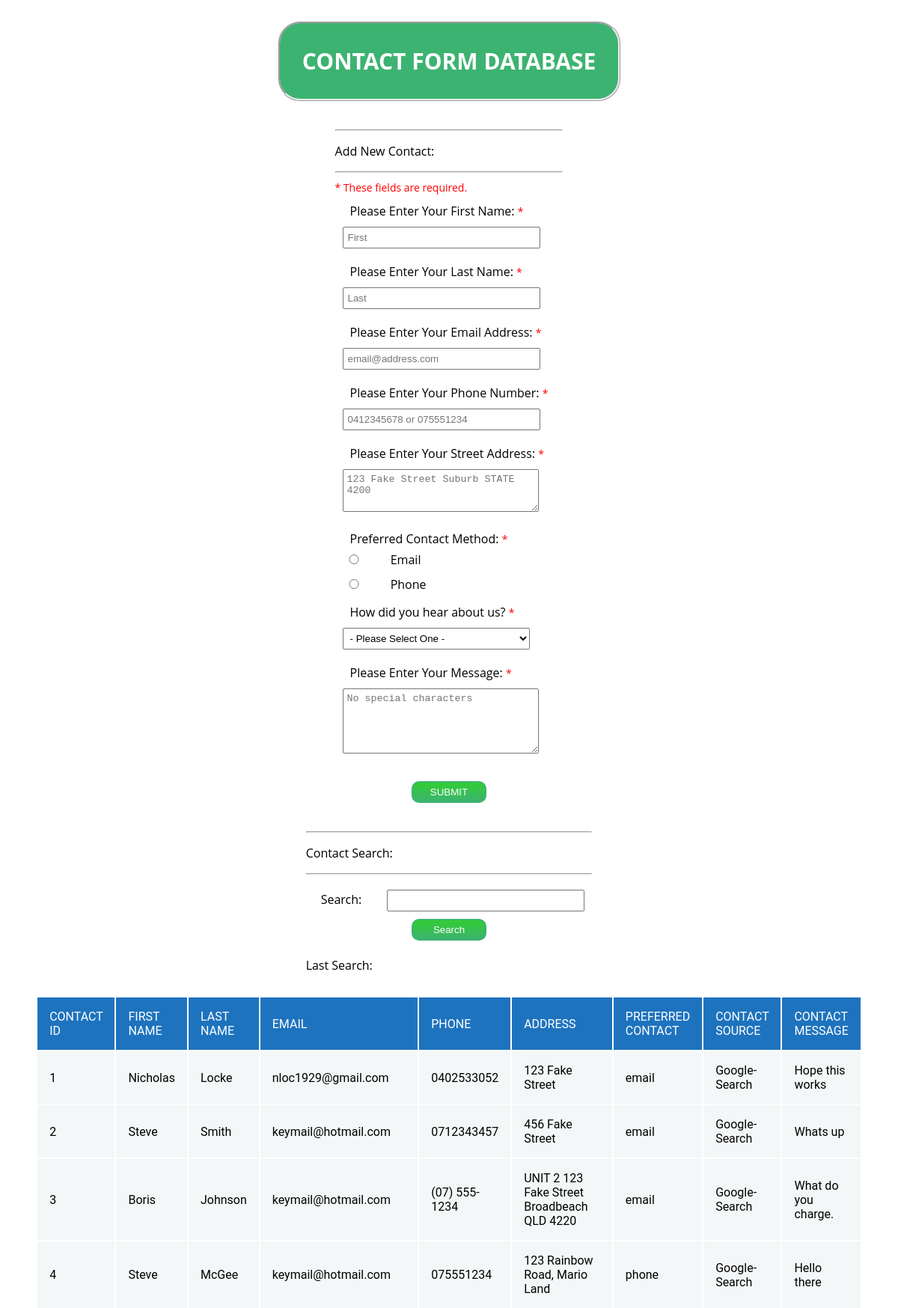
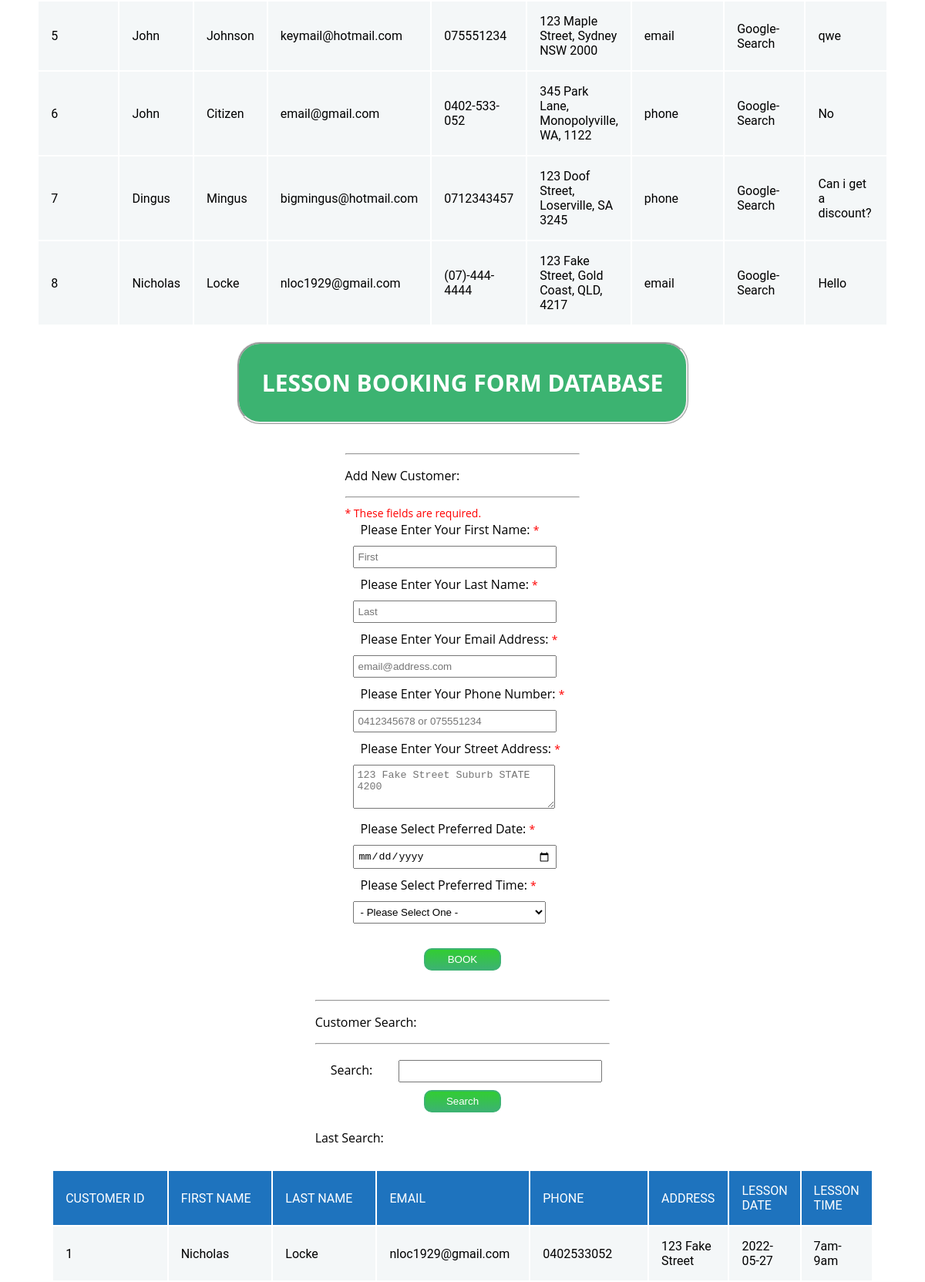
The app's page /admin.php (upper part) with its own data (2 pictures, top to bottom).
### tables this page shows
CREATE TABLE "CONTACTLIST" (
	"CONTACTID"	INTEGER,
	"FIRSTNAME"	varchar(64),
	"LASTNAME"	varchar(64),
	"EMAIL"	varchar(64),
	"PHONE"	varchar(16),
	"ADDRESS"	varchar(255),
	"CONTACTPREF" enum(10),
	"CONTACTMSG"	varchar(2000),
	"CONTACTSRC"	enum(10),
	PRIMARY KEY("CONTACTID")
);

CREATE TABLE "BOOKINGLIST" (
	"CUSTOMERID"	INTEGER,
	"FIRSTNAME"	varchar(64),
	"LASTNAME"	varchar(64),
	"EMAIL"	varchar(64),
	"PHONE"	varchar(16),
	"ADDRESS"	varchar(255),
	"LESSONDATE"	DATE,
	"LESSONTIME"	enum(10),
	PRIMARY KEY("CUSTOMERID")
);

### php/queryDb.php (called while the page is built, shortened)
<?php
   function getCustomers($searchTerm = null) {
      $db = new MyDB();
      if(!$searchTerm) {
         $sql ='SELECT * from BOOKINGLIST;';
      } else {
         $sql ='SELECT * FROM BOOKINGLIST WHERE FIRSTNAME LIKE "'.$searchTerm.'" OR LASTNAME LIKE "'.$searchTerm.'" OR EMAIL LIKE "'.$searchTerm.'" OR PHONE LIKE "'.$searchTerm.'" OR ADDRESS LIKE "'.$searchTerm.'" OR LESSONDATE LIKE "'.$searchTerm.'" OR LESSONTIME LIKE "'.$searchTerm.'" ';
      }
      $ret = $db->query($sql);
      $array = [];
      if(!$ret){
        echo $db->lastErrorMsg();
        return [];
      } else {
         while($row = $ret->fetchArray(SQLITE3_ASSOC) ){
            $array[] = $row;
         }
         return $array;
      }
   }
   function getContacts($searchTerm = null) {
      $db = new MyDB();
      if(!$searchTerm) {
         $sql ='SELECT * from CONTACTLIST;';
      }
      $ret = $db->query($sql);
      $array = [];
      if(!$ret){
        echo $db->lastErrorMsg();
        return [];
      } else {
         while($row = $ret->fetchArray(SQLITE3_ASSOC) ){
            $array[] = $row;
         }
         return $array;
      }
   }
?>

### admin.php (the view, shortened to what this page needs)
<?php
  require_once "php/queryDb.php";
?>
<?php
  if (isset($_GET["contactName"])) {
    $search = $_GET["contactName"];
    $contacts = getContacts($search);
  } else {
    $search = "";
    $contacts = getContacts();
  }
?>
<!DOCTYPE html>
<html lang="en">
  <head>
    <link href="css/forms.css" type="text/css" rel="stylesheet">
  </head>
  <body>
    <div class="form_heading">
      <h1>CONTACT FORM DATABASE</h1>
    </div>
    <div class="form_section">
      <form method="POST" action="admin.php">
        <hr>
        <p>Add New Contact:</p>
        <hr>
        <span class ="error"> * These fields are required. </span>
        <div class="form_entry">
          <label for="firstName">Please Enter Your First Name: <span class ="error"> * </span></label>
          <br>
          <input type="text" id="firstName" name="firstName" placeholder="First">
          <br>
        </div>
        <div class="form_entry">
          <label for="lastName">Please Enter Your Last Name: <span class ="error"> * </span></label>
          <br>
          <input type="text" id="lastName" name="lastName" placeholder="Last">
          <br>
        </div>
        <div class="form_entry">
          <label for="inputEmail">Please Enter Your Email Address: <span class ="error"> * </span></label>
          <br>
          <input type="email" id="inputEmail" name="inputEmail" placeholder="email@address.com">
          <br>
        </div>
        <div class="form_entry">
          <label for="inputPhone">Please Enter Your Phone Number: <span class ="error"> * </span></label>
          <br>
          <input type="text" id="inputPhone" name="inputPhone" placeholder="0412345678 or 075551234">
          <br>
        </div>
        <div class="form_entry">
          <label for="inputAddress">Please Enter Your Street Address: <span class ="error"> * </span></label>
          <br>
          <textarea id="inputAddress" name="inputAddress" placeholder="123 Fake Street Suburb STATE 4200" rows="3" cols="34"></textarea>
          <br>
        </div>
        <div class="form_entry">
          <label>Preferred Contact Method: <span class ="error"> * </span></label>
          <br>
          <input type="radio" name="inputPrefContact" id="prefEmail" value="email" required>
          <label for="prefEmail">Email</label>
          <br>
          <input type="radio" name="inputPrefContact" id="prefPhone" value="phone" required>
          <label for="prefPhone">Phone</label>
        </div>
        <div class="form_entry">
          <label for="inputSrc">How did you hear about us? <span class ="error"> * </span></label>
          <br>
          <select id="inputSrc" name="inputSrc" required>
            <option label="- Please Select One -"></option>
            <option value="Google-Search">Google Search</option>
          </select>
        </div>
        <div class="form_entry">
          <label for="inputMessage">Please Enter Your Message: <span class ="error"> * </span></label>
          <br>
          <textarea id="inputMessage" name="inputMessage" placeholder="No special characters" rows="5" cols="50"></textarea>
          <br>
        </div>
        <br>
        <div class="submission">
          <input type="submit" name="submit" value="SUBMIT">
        </div>
      </form>
    </div>
    <div class="form_section">
      <form method="GET" action="admin.php">
        <hr>
        <p>Contact Search:</p>
        <hr>
        <div class="form_entry">
          <label for="contactName">Search: </label>
          <input type="text" id="contactName" name="contactName">
        </div>
        <div class="submission">
          <input type="submit" value="Search">
        </div>
        <br>
        <span>Last Search: <?=$search;?></span>
      </form>
    </div>
    <div class="table">
      <table class="table-admin">
        <thead>
          <tr>
            <th scope="col">Contact ID</th>
            <th scope="col">First Name</th>
            <th scope="col">Last Name</th>
            <th scope="col">Email</th>
            <th scope="col">Phone</th>
            <th scope="col">Address</th>
            <th scope="col">Preferred Contact</th>
            <th scope="col">Contact Source</th>
            <th scope="col">Contact Message</th>
          </tr>
        </thead>
        <tbody>
          <?php
            foreach ($contacts as $contact):
          ?>
          <tr>
            <td><?=$contact['CONTACTID']?></td>
            <td><?=$contact['FIRSTNAME']?></td>
            <td><?=$contact['LASTNAME']?></td>
            <td><?=$contact['EMAIL']?></td>
            <td><?=$contact['PHONE']?></td>
            <td><?=$contact['ADDRESS']?></td>
            <td><?=$contact['CONTACTPREF']?></td>
            <td><?=$contact['CONTACTSRC']?></td>
            <td><?=$contact['CONTACTMSG']?></td>
          </tr>
          <?php
            endforeach;
          ?>
        </tbody>
      </table>
    </div>
<?php
  if (isset($_GET["customerName"])) {
    $search = $_GET["customerName"];
    $customers = getCustomers($search);
  } else {
    $search = "";
    $customers = getCustomers();
  }
?>
    <div class="form_heading">
      <h1>LESSON BOOKING FORM DATABASE</h1>
    </div>
    <div class="form_section">
      <form method="POST" action="admin.php">
        <hr>
        <p>Add New Customer:</p>
        <hr>
        <span class ="error"> * These fields are required. </span>
        <div class="form_entry_1">
          <label for="firstName">Please Enter Your First Name: <span class ="error"> * </span></label>
          <br>
          <input type="text" id="firstName" name="firstName" placeholder="First">
          <br>
        </div>
        <div class="form_entry_2">
          <label for="lastName">Please Enter Your Last Name: <span class ="error"> * </span></label>
          <br>
          <input type="text" id="lastName" name="lastName" placeholder="Last">
          <br>
        </div>
        <div class="form_entry_3">
          <label for="inputEmail">Please Enter Your Email Address: <span class ="error"> * </span></label>
          <br>
          <input type="email" id="inputEmail" name="inputEmail" placeholder="email@address.com">
          <br>
        </div>
        <div class="form_entry_4">
          <label for="inputPhone">Please Enter Your Phone Number: <span class ="error"> * </span></label>
          <br>
          <input type="text" id="inputPhone" name="inputPhone" placeholder="0412345678 or 075551234">
          <br>
        </div>
        <div class="form_entry_5">
          <label for="inputAddress">Please Enter Your Street Address: <span class ="error"> * </span></label>
          <br>
          <textarea id="inputAddress" name="inputAddress" placeholder="123 Fake Street Suburb STATE 4200" rows="3" cols="34"></textarea>
          <br>
        </div>
        <div class="form_entry_6">
          <label for="inputDate">Please Select Preferred Date: <span class ="error"> * </span></label>
          <br>
          <input type="date" id="inputDate" name="inputDate" required>
        </div>
        <div class="form_entry_7">
          <label for="inputTime">Please Select Preferred Time: <span class ="error"> * </span></label>
          <br>
          <select id="inputTime" name="inputTime" required>
            <option label="- Please Select One -"></option>
            <option value="7am-9am">7am - 9am</option>
          </select>
        </div>
        <br>
        <div class="submission">
          <input type="submit" name="submit" value="BOOK">
        </div>
      </form>
    </div>
    <div class="form_section">
      <form method="GET" action="admin.php">
        <hr>
        <p>Customer Search:</p>
        <hr>
        <div class="form_entry">
          <label for="customerName">Search: </label>
          <input type="text" id="customerName" name="customerName">
        </div>
        <div class="submission">
          <input type="submit" value="Search">
        </div>
        <br>
        <span> Last Search: <?=$search;?></span>
      </form>
    </div>
    <div class="table">
      <table class="table-admin">
        <thead>
          <tr>
            <th scope="col">Customer ID</th>
            <th scope="col">First Name</th>
            <th scope="col">Last Name</th>
            <th scope="col">Email</th>
            <th scope="col">Phone</th>
            <th scope="col">Address</th>
            <th scope="col">Lesson Date</th>
            <th scope="col">Lesson Time</th>
          </tr>
        </thead>
        <tbody>
          <?php
            foreach ($customers as $customer):
          ?>
          <tr>
            <td><?=$customer['CUSTOMERID']?></td>
            <td><?=$customer['FIRSTNAME']?></td>
            <td><?=$customer['LASTNAME']?></td>
            <td><?=$customer['EMAIL']?></td>
            <td><?=$customer['PHONE']?></td>
            <td><?=$customer['ADDRESS']?></td>
            <td><?=$customer['LESSONDATE']?></td>
            <td><?=$customer['LESSONTIME']?></td>
          </tr>
          <?php
            endforeach;
          ?>
        </tbody>
      </table>
    </div>
  </body>
</html>

### css/forms.css (style rules this page uses)
.form_heading { display: flex; }
.form_heading h1 { margin: auto; background-color: mediumseagreen; color: #FFF; font-family: 'Open Sans', sans-serif; text-align: center; font-size: 30px; padding: 30px; border-radius: 30px; margin-top: 20px; border-style: ridge; }
.form_section { display: flex; font-family: 'Open Sans', sans-serif; margin: 30px; }
.form_section form { margin: auto; max-width: 100%; }
.error { color: red; font-size: 14px; margin: auto; }
.form_section label { padding: 10px; margin: 10px; }
.form_section input, select, textarea { width: 250px; padding: 5px; margin: 10px; }
.form_entry { margin-top: 10px; }
#prefEmail, #prefPhone { width: 50px; padding: 10px 0; margin: 10px 0; }
.submission { display: flex; transition: 0.3s; }
.submission input { margin: auto; background-color: mediumseagreen; background-image: linear-gradient(limegreen, mediumseagreen); border-color: mediumseagreen; border-style: solid; border-radius: 10px; color: #FFF; width: 100px; transition: 0.3s; }
.table { display: flex; overflow-x: scroll; }
.table-admin { height: 40%; max-width: 90%; left: 10%; margin: auto; overflow-y: scroll; position: static; font-family: 'Roboto', sans-serif; }
thead th { background: #1e73be; color: #FFF; font-size: 16px; text-transform: uppercase; }
tr { background: #f4f7f8; border-bottom: 1px solid #FFF; margin-bottom: 5px; }
th, td { font-size: 16px; font-weight: 400; padding: 16px; text-align: left; width: 20%; }

### records on screen
contactlist: CONTACTID "1", FIRSTNAME "Nicholas", LASTNAME "Locke", EMAIL "nloc1929@gmail.com", PHONE "0402533052", ADDRESS "123 Fake Street", CONTACTPREF "email", CONTACTSRC "Google-Search", CONTACTMSG "Hope this works"
contactlist: CONTACTID "2", FIRSTNAME "Steve", LASTNAME "Smith", EMAIL "keymail@hotmail.com", PHONE "0712343457", ADDRESS "456 Fake Street", CONTACTPREF "email", CONTACTSRC "Google-Search", CONTACTMSG "Whats up"
contactlist: CONTACTID "3", FIRSTNAME "Boris", LASTNAME "Johnson", EMAIL "keymail@hotmail.com", PHONE "(07) 555-1234", ADDRESS "UNIT 2 123 Fake Street Broadbeach QLD 4220", CONTACTPREF "email", CONTACTSRC "Google-Search", CONTACTMSG "What do you charge."
contactlist: CONTACTID "4", FIRSTNAME "Steve", LASTNAME "McGee", EMAIL "keymail@hotmail.com", PHONE "075551234", ADDRESS "123 Rainbow Road, Mario Land", CONTACTPREF "phone", CONTACTSRC "Google-Search", CONTACTMSG "Hello there"
contactlist: CONTACTID "5", FIRSTNAME "John", LASTNAME "Johnson", EMAIL "keymail@hotmail.com", PHONE "075551234", ADDRESS "123 Maple Street, Sydney NSW 2000", CONTACTPREF "email", CONTACTSRC "Google-Search", CONTACTMSG "qwe"
contactlist: CONTACTID "6", FIRSTNAME "John", LASTNAME "Citizen", EMAIL "email@gmail.com", PHONE "0402-533-052", ADDRESS "345 Park Lane, Monopolyville, WA, 1122", CONTACTPREF "phone", CONTACTSRC "Google-Search", CONTACTMSG "No"
contactlist: CONTACTID "7", FIRSTNAME "Dingus", LASTNAME "Mingus", EMAIL "bigmingus@hotmail.com", PHONE "0712343457", ADDRESS "123 Doof Street, Loserville, SA 3245", CONTACTPREF "phone", CONTACTSRC "Google-Search", CONTACTMSG "Can i get a discount?"
contactlist: CONTACTID "8", FIRSTNAME "Nicholas", LASTNAME "Locke", EMAIL "nloc1929@gmail.com", PHONE "(07)-444-4444", ADDRESS "123 Fake Street, Gold Coast, QLD, 4217", CONTACTPREF "email", CONTACTSRC "Google-Search", CONTACTMSG "Hello"
bookinglist: CUSTOMERID "1", FIRSTNAME "Nicholas", LASTNAME "Locke", EMAIL "nloc1929@gmail.com", PHONE "0402533052", ADDRESS "123 Fake Street", LESSONDATE "2022-05-27", LESSONTIME "7am-9am"
